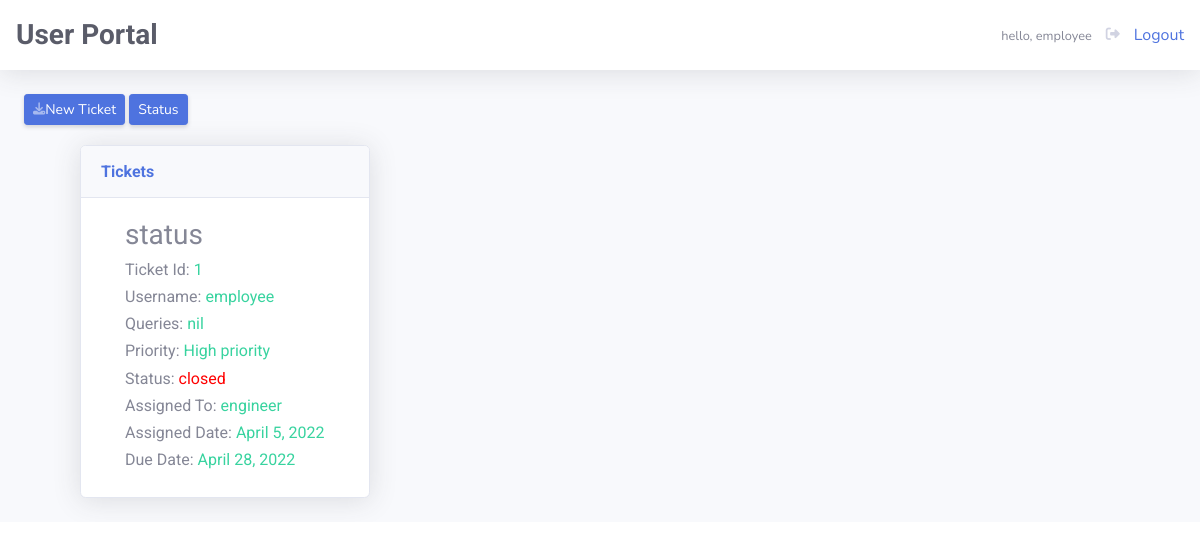
The page /employee_status/ (signed in) on the database its author committed.
### tickets/models.py (models this page shows, shortened)
class User(AbstractUser):
    userId = models.CharField(max_length=300)
    email = models.EmailField(max_length=5000, unique=True)
    mobNo = models.CharField(max_length=13)
    address = models.TextField(max_length=2000)
    designation = models.CharField(max_length=200)
    date_joined = models.DateTimeField(auto_now_add=True)
    last_login = models.DateTimeField(null=True)
    is_superadmin=models.BooleanField('is superadmin', default=False)
    is_admin=models.BooleanField('is admin', default=False)
    is_engineer=models.BooleanField('is engineer', default=False)
    is_employee=models.BooleanField('is employee', default=False)

class Tickets(models.Model):
    Id=models.IntegerField(primary_key=True)
    username=models.CharField(max_length=100, blank=True, null=True)
    category=models.CharField(max_length=100, blank=True, null=True)
    location=models.CharField(max_length=100, blank=True, null=True)
    subfactory=models.CharField(max_length=100, blank=True, null=True)
    item=models.CharField(max_length=100, blank=True, null=True)
    queries=models.CharField(max_length=1000, blank=True, null=True)
    Description=models.TextField(max_length=1000, blank=True, null=True)
    mobileNo=models.CharField(max_length=13, blank=True, null=True)
    mail=models.CharField(max_length=1000, blank=True, null=True)
    engmobileNo=models.CharField(max_length=13, blank=True, null=True)
    engmail=models.CharField(max_length=1000, blank=True, null=True)
    priority=models.CharField(max_length=50, blank=True, null=True)
    status=models.CharField(max_length=50,blank=True, null=True)
    assigned=models.CharField(max_length=100,blank=True, null=True)
    assigned_date = models.DateField(blank=True, null=True)
    due_date=models.DateField(blank=True, null=True)
    uploadFile=models.FileField(blank=True, null=True)

### tickets/views.py (the view)
# urls.py: path('employee_status/', views.statusticket, name='employee_status'),
@login_required(login_url='login')
def statusticket(request):
    if request.user.is_authenticated:
        ticket=Tickets.objects.filter(username=request.user)
        return render(request, 'employee_status.html',{"ticket": ticket})
    else:
        return render(request, 'login.html', {})

### templates/employee_status.html (shortened to what this page needs)
{% extends 'employeebasic.html' %}
{% block content %}
<div class="row">
{% for statuse in ticket %}
<div class="card shadow mb-4" style="margin-right: 30px; margin-left:60px;">
<div class="card-header py-3">
      <h6 class="m-0 font-weight-bold text-primary">Tickets</h6>
  </div>
  <div class="card-body">
<div class="container" >
     <h3>status<h3>
         <h6> Ticket Id: <span style="color:#38d39f;">{{ statuse.Id }}</span> </h6>
         <h6> Username: <span style="color:#38d39f;">{{ statuse.username }}</span> </h6>
         <h6> Queries: <span style="color:#38d39f;">{{ statuse.queries }}</span> </h6>
         <h6> Priority: <span style="color:#38d39f;">{{ statuse.priority }}</span> </h6>
         {% if statuse.status == 'closed' %}
         <h6> Status: <span style="color:red;">{{ statuse.status }}</span> </h6>
         {% endif %}
         <h6> Assigned To: <span style="color:#38d39f;">{{ statuse.assigned }}</span> </h6>
         <h6> Assigned Date: <span style="color:#38d39f;">{{ statuse.assigned_date }}</span> </h6>
         <h6> Due Date: <span style="color:#38d39f;">{{ statuse.due_date }}</span> </h6>
     </div>
    </div>
  </div>
  {% endfor %}
{% endblock %}

### templates/employeebasic.html (shortened to what this page needs)
<!DOCTYPE html>
{% load static %}
<html lang="en">
<head>
    <link rel="stylesheet" href="{% static 'fonts/icomoon/style.css' %}">
    <link rel="stylesheet" href="{% static 'css/owl.carousel.min.css' %}">
    <link rel="stylesheet" href="{% static 'css/bootstrap.min.css' %}">
    <link rel="stylesheet" href="{% static 'css/style.css' %}">
    <link href="vendor/fontawesome-free/css/all.min.css" rel="stylesheet" type="text/css">
    <link href="css/sb-admin-2.min.css" rel="stylesheet">
</head>
<body id="page-top">
    <div id="wrapper">
        <div id="content-wrapper" class="d-flex flex-column">
            <div id="content">
                <nav class="navbar navbar-expand navbar-light bg-white topbar mb-4 static-top shadow">
                  <h1 class="h3 mb-0 text-gray-800" style="color:#38d39f;"><b>User Portal</b></h1>
                    <ul class="navbar-nav ml-auto">
                        <li class="nav-item dropdown no-arrow">
                            <a class=""  href="#" id="userDropdown" role="button"
                                data-toggle="dropdown" aria-haspopup="true" aria-expanded="false">
                                <span class="mr-2 d-none d-lg-inline text-gray-600 small">hello, {{ user.username }}</span>
                            </a>
                            <a class="" href="{% url 'logout' %}" data-toggle="modal" data-target="#logoutModal">
                                <i class="fas fa-sign-out-alt fa-sm fa-fw mr-2 text-gray-400"></i>
                                Logout
                            </a>
                        </li>
                    </ul>
                </nav>
                <div class="container-fluid">
                    <div style="padding-bottom:10px;">
                        <a href="{% url 'employee' %}" class="d-none d-sm-inline-block btn btn-sm btn-primary shadow-sm">New Ticket</a>
                        <a href="{% url 'employee_status' %}" class="d-none d-sm-inline-block btn btn-sm btn-primary shadow-sm">Status</a>
                    </div>
                    <div class="row" style="padding-left:20px; padding-top:10px;">
                                    {% block content %}
                                    {% endblock content %}
                        </div>
                    </div>
                     </body>
</html>

### static/css/style.css (style rules this page uses)
body { font-family: "Roboto", sans-serif; background-color: #f8fafb; }
h1, h2, h3, h4, h5, h6, .h1, .h2, .h3, .h4, .h5, .h6 { font-family: "Roboto", sans-serif; }
a { -webkit-transition: .3s all ease; -o-transition: .3s all ease; transition: .3s all ease; }

### rows shown on the page
User: username "employee"
Tickets: Id "1", username "employee", queries "nil", priority "High priority", status "closed", assigned "engineer", assigned_date "April 5, 2022", due_date "April 28, 2022"
